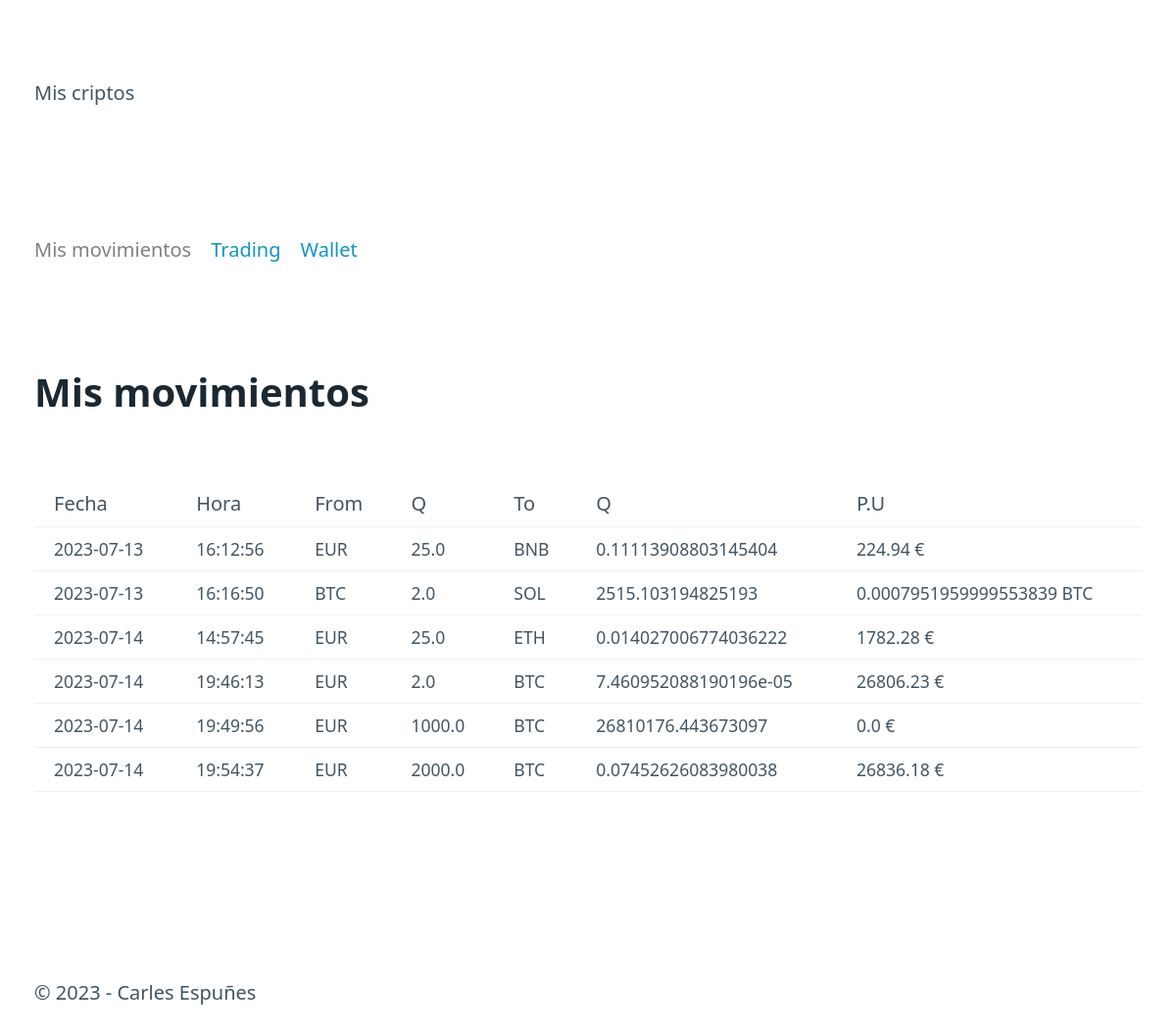
Before: / with the older database file.
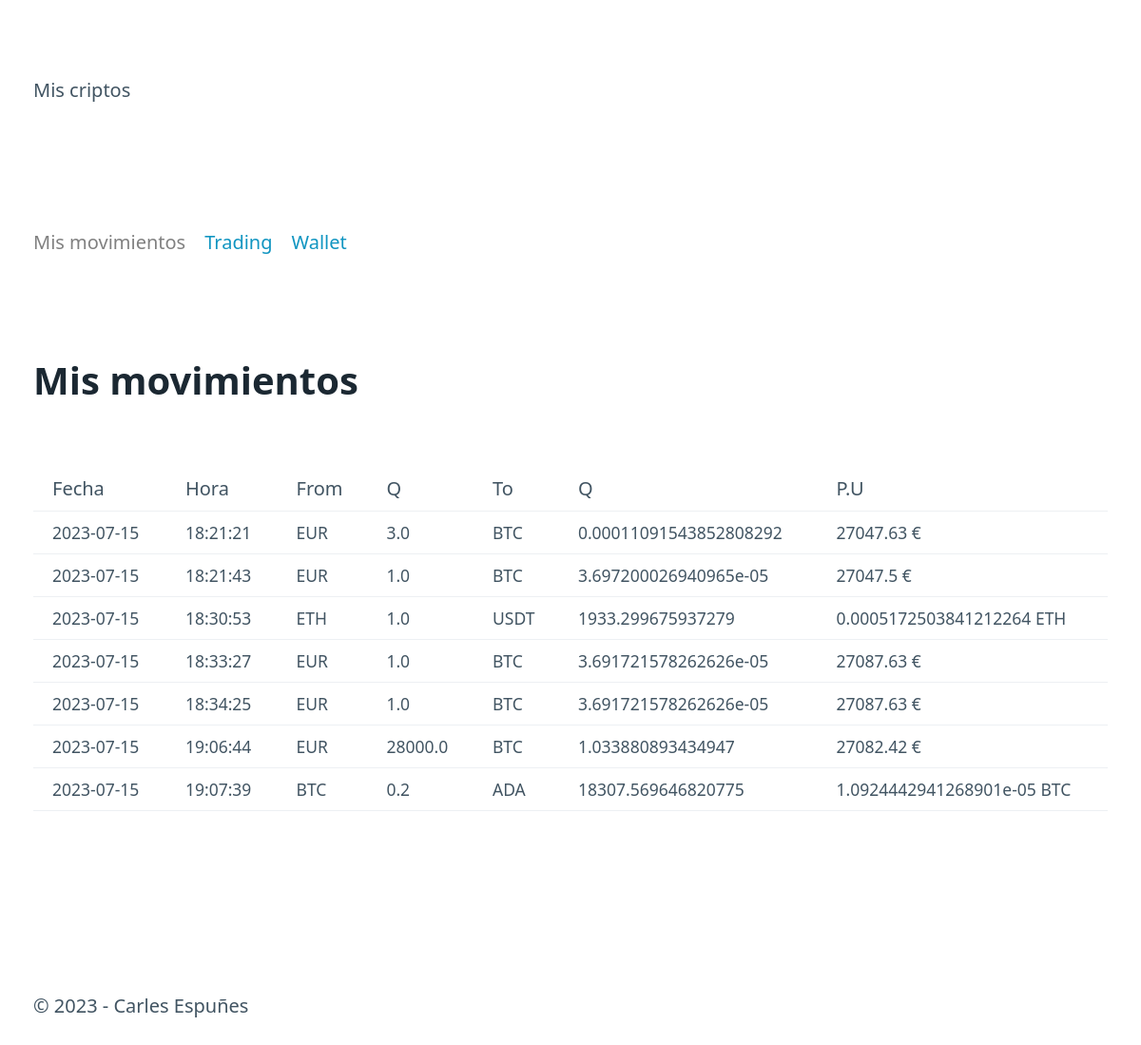
After: the same page with the newer database file.
### tables this page shows
CREATE TABLE "movements" (
	"id"	INTEGER,
	"date"	TEXT NOT NULL,
	"time"	TEXT NOT NULL,
	"moneda_from"	TEXT NOT NULL,
	"cantidad_from"	REAL NOT NULL,
	"moneda_to"	TEXT NOT NULL,
	"cantidad_to"	REAL NOT NULL,
	PRIMARY KEY("id" AUTOINCREMENT)
);

### mis_criptos/routes.py (the view)
@app.route("/")
def index():
    try:
        movements= dao.get_all()
        return render_template("index.html", movements=movements, title="Mis movimientos", route=request.path)#el route lo pasamos para usarlo para desactivar el link del nav, el request.path devuelvela parte de la URL después del nombre de dominio.
    except ValueError as e:
        flash("Su fichero de datos está corrupto")
        flash(str(e))
        return render_template("index.html", movements=[], title="Mis Movimientos")

### mis_criptos/models.py (called while the page is built)
    def get_all(self):
        query="""
        SELECT  date, time, moneda_from, cantidad_from, moneda_to, cantidad_to, id FROM movements ORDER by date, time;
        """
        conn=sqlite3.connect(self.path)
        cur=conn.cursor()
        cur.execute(query)
        res=cur.fetchall() # devuelve una lista de tuplas con la resta de la consulta
        lista = [Movement(*reg) for reg in res]# crea una lista con primero lo que se quiere añadir y luego lo que se recorre  esto se llama LIST COMPREHENSION
        conn.close()
        return lista

### mis_criptos/templates/index.html
{% extends "base.html" %}
{%block content%}
    <div>
        <h1>Mis movimientos</h1>
    </div>
    {% if movements != [] %}
        <table>
            <tr>
                <th>Fecha</th>
                <th>Hora</th>
                <th>From</th>
                <th>Q</th>
                <th>To</th>
                <th>Q</th>
                <th>P.U</th>
            </tr>
            {% for movement in movements %}
            <tr>
                <td>{{ movement.date }}</td>
                <td>{{ movement.time }}</td>
                <td>{{ movement.moneda_from }}</td>
                <td>{{ movement.cantidad_from }}</td>
                <td>{{ movement.moneda_to }}</td>
                <td>{{ movement.cantidad_to }}</td>
                <td>{% if movement.moneda_from == "EUR" %} {% if (movement.cantidad_from / movement.cantidad_to).is_integer() %}  {{ (movement.cantidad_from / movement.cantidad_to)| int }} {% else %} {{ (movement.cantidad_from / movement.cantidad_to)| float | round(2) }} {% endif %} € {% else %} {{ movement.cantidad_from / movement.cantidad_to }} {{ movement.moneda_from }} {% endif %}</td>
            </tr>
            {% endfor %}
        </table>
    {% else %}
        <p>SIN MOVIMIENTOS</p>
    {% endif %}
{%endblock%}

### mis_criptos/templates/base.html (shortened to what this page needs)
<html lang="en">
    <head>
        <link rel="stylesheet" href="/static/pico.css">
        <link rel="stylesheet" href="/static/styles.css">
    </head>
    <body>
        <header id="header">
            <p class="container">Mis criptos</p>
        </header>
        <nav class="container">
            <ul>
                <li><a href="{{ url_for('index') }}" {% if route == "/" %} class="deactivate" {% endif %}>Mis movimientos</a></li>
                <li><a href="{{ url_for('trading') }}" {% if route == "/purchase" %} class="deactivate" {% endif %}>Trading</a></li>
                <li><a href="{{ url_for('wallet') }}" {% if route == "/status" %} class="deactivate" {% endif %}>Wallet</a></li>
            </ul>
        </nav>
        <main class="container">
            {% block content %}{%endblock%}
        </main>
        <footer>
            <p class="container">&copy; 2023  -  Carles Espuñes</p>
        </footer>
    </body>
</html>

### mis_criptos/static/styles.css (style rules this page uses)
a.deactivate { pointer-events: none; color: gray; text-decoration: none; cursor: default; }

Changed rows visible on the page:
removed movements: date "2023-07-13", time "16:12:56", moneda_from "EUR", cantidad_from "25.0", moneda_to "BNB", cantidad_to "0.11113908803145404", cantidad_from+cantidad_to "224.94"
removed movements: date "2023-07-13", time "16:16:50", moneda_from "BTC", cantidad_from "2.0", moneda_to "SOL", cantidad_to "2515.103194825193", movement.cantidad_from/movement.cantidad_to "0.0007951959999553839"
removed movements: date "2023-07-14", time "14:57:45", moneda_from "EUR", cantidad_from "25.0", moneda_to "ETH", cantidad_to "0.014027006774036222", cantidad_from+cantidad_to "1782.28"
removed movements: date "2023-07-14", time "19:46:13", moneda_from "EUR", cantidad_from "2.0", moneda_to "BTC", cantidad_to "7.460952088190196e-05", cantidad_from+cantidad_to "26806.23"
removed movements: date "2023-07-14", time "19:49:56", moneda_from "EUR", cantidad_from "1000.0", moneda_to "BTC", cantidad_to "26810176.443673097", cantidad_from+cantidad_to "0.0"
removed movements: date "2023-07-14", time "19:54:37", moneda_from "EUR", cantidad_from "2000.0", moneda_to "BTC", cantidad_to "0.07452626083980038", cantidad_from+cantidad_to "26836.18"
added movements: date "2023-07-15", time "18:21:21", moneda_from "EUR", cantidad_from "3.0", moneda_to "BTC", cantidad_to "0.00011091543852808292", cantidad_from+cantidad_to "27047.63"
added movements: date "2023-07-15", time "18:21:43", moneda_from "EUR", cantidad_from "1.0", moneda_to "BTC", cantidad_to "3.697200026940965e-05", cantidad_from+cantidad_to "27047.5"
added movements: date "2023-07-15", time "18:30:53", moneda_from "ETH", cantidad_from "1.0", moneda_to "USDT", cantidad_to "1933.299675937279", movement.cantidad_from/movement.cantidad_to "0.0005172503841212264"
added movements: date "2023-07-15", time "18:33:27", moneda_from "EUR", cantidad_from "1.0", moneda_to "BTC", cantidad_to "3.691721578262626e-05", cantidad_from+cantidad_to "27087.63"
added movements: date "2023-07-15", time "18:34:25", moneda_from "EUR", cantidad_from "1.0", moneda_to "BTC", cantidad_to "3.691721578262626e-05", cantidad_from+cantidad_to "27087.63"
added movements: date "2023-07-15", time "19:06:44", moneda_from "EUR", cantidad_from "28000.0", moneda_to "BTC", cantidad_to "1.033880893434947", cantidad_from+cantidad_to "27082.42"
added movements: date "2023-07-15", time "19:07:39", moneda_from "BTC", cantidad_from "0.2", moneda_to "ADA", cantidad_to "18307.569646820775", movement.cantidad_from/movement.cantidad_to "1.0924442941268901e-05"
